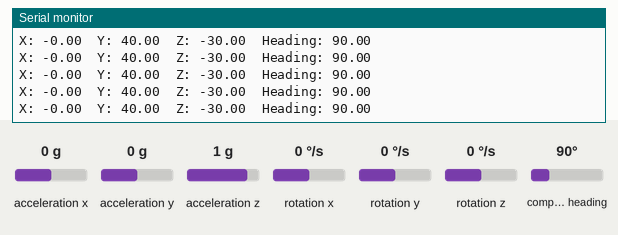
This sketch was run on a simulated Arduino Uno, built with avr-gcc and run on an emulated ATmega328P. On the bench: the last lines printed to the serial monitor. Inputs (shaded band) come from the test bench; at power-on: compass heading 90°, acceleration x 0 g, acceleration y 0 g, acceleration z 1 g, rotation x 0 °/s, rotation y 0 °/s, rotation z 0 °/s.

Above: at 1.2 s.
1.3 s: compass heading set to 7°
At 1.36 s:
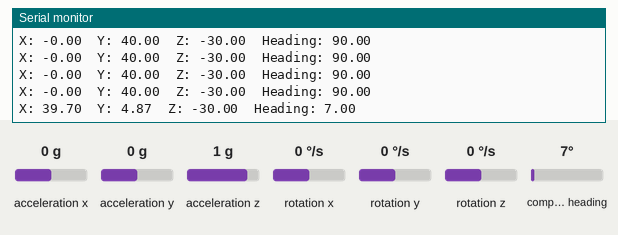
2.8 s: compass heading set to 180°
At 2.82 s:
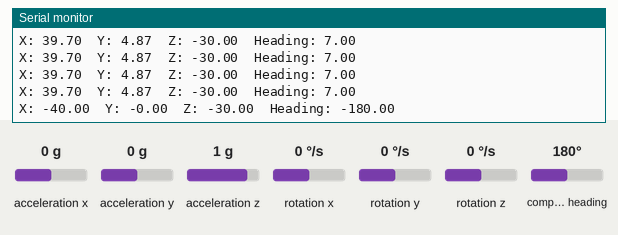
Timing chart, 0 to 5.8 s (numbered marks = the images above; inputs shaded):
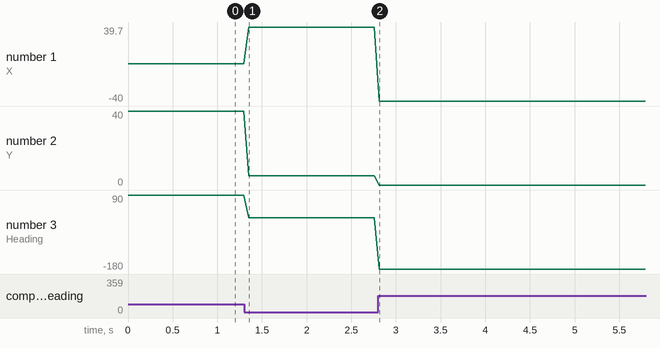

Measured:
- after the input at 1.3 s, the serial monitor: prints a new line after 0.05 s (image 1)
- after the input at 2.8 s, the serial monitor: prints a new line at once (image 2)
- plotted number 1: 0 → 39.7 after the input at 1.3 s, 39.7 → -40 after the input at 2.8 s
- plotted number 2: 40 → 4.87 after the input at 1.3 s
- plotted number 3: 90 → 7 after the input at 1.3 s, 7 → -180 after the input at 2.8 s

The sketch:

i2cMpu9250_Mag5.ino
```cpp
#include <Wire.h>
#include <MPU9250_asukiaaa.h>

// Create an MPU9250 object
MPU9250_asukiaaa mpu;

void setup() {
  Serial.begin(115200);
  Wire.begin();

  // Initialize MPU9250
  mpu.setWire(&Wire);
  mpu.beginAccel();
  mpu.beginGyro();
  mpu.beginMag();

  // Calibrate the magnetometer
  //mpu.magCalibrate();
}

void loop() {
  // Update sensor readings
  mpu.accelUpdate();
  mpu.gyroUpdate();
  mpu.magUpdate();

  // Get magnetometer readings
  float magX = mpu.magX();
  float magY = mpu.magY();
  float magZ = mpu.magZ();

  // Calculate heading
  float heading = atan2(magY, magX) * 180 / PI;
  if (heading < 0) {
    //heading += 360;
  }

  Serial.print("X: ");
  Serial.print(magX);
  Serial.print("\tY: ");
  Serial.print(magY);
  Serial.print("\tZ: ");
  Serial.print(magZ);
  Serial.print("\tHeading: ");
  Serial.print(heading);
  Serial.print("\n");

  delay(50);
}
```
